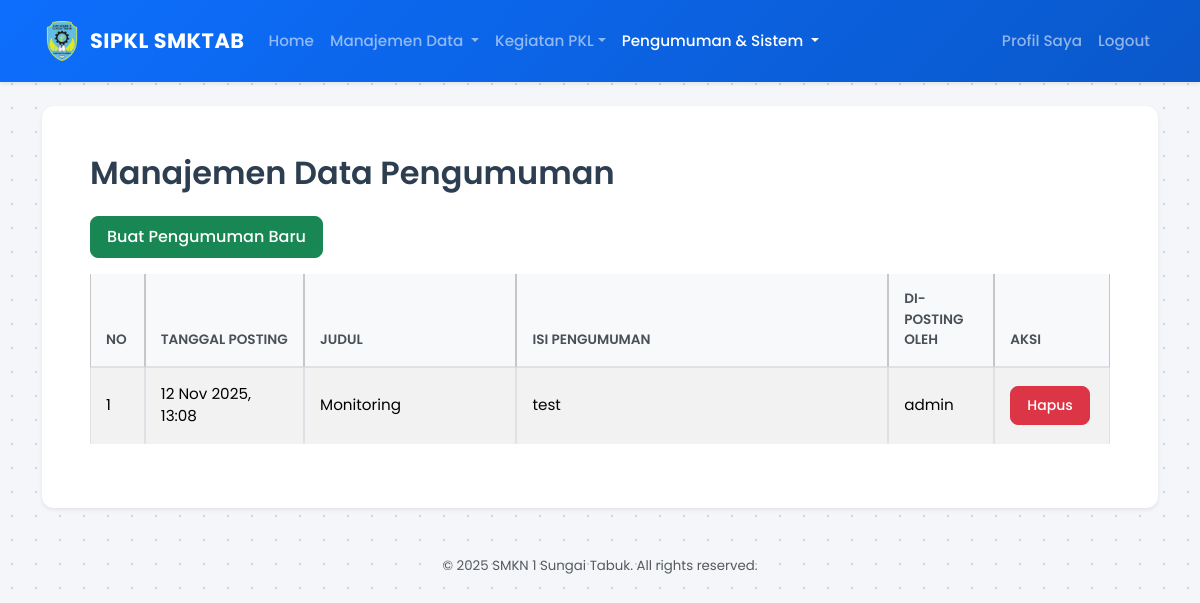
Page /index.php?page=admin/pengumuman_data (signed in) on the committed database.
### tables this page shows
CREATE TABLE `pengumuman` (
  `id_pengumuman` int(11) NOT NULL,
  `judul` varchar(255) NOT NULL,
  `isi` text NOT NULL,
  `id_admin` int(11) DEFAULT NULL,
  `tanggal_post` timestamp NOT NULL DEFAULT current_timestamp()
);

CREATE TABLE `users` (
  `id` int(11) NOT NULL,
  `username` varchar(50) NOT NULL,
  `password` varchar(255) NOT NULL,
  `role` enum('admin','siswa','pembimbing') NOT NULL,
  `id_ref` int(11) DEFAULT NULL
);

### pages/admin/pengumuman_data.php (the view, shortened to what this page needs)
<?php
try {
    $sql = "SELECT pengumuman.*, users.username
            FROM pengumuman
            LEFT JOIN users ON pengumuman.id_admin = users.id
            ORDER BY tanggal_post DESC";
    $stmt = $pdo->query($sql);
    $pengumuman_list = $stmt->fetchAll(PDO::FETCH_ASSOC);
} catch (PDOException $e) {
    echo "<div class='alert alert-danger' role='alert'>Gagal mengambil data pengumuman: " . $e->getMessage() . "</div>";
    $pengumuman_list = [];
}
?>
<h2 class="mb-4">Manajemen Data Pengumuman</h2>
<a href="index.php?page=admin/pengumuman_tambah" class="btn btn-success mb-3">Buat Pengumuman Baru</a>
<div class="table-responsive">
    <table class="table table-striped table-hover table-bordered datatable">
        <thead class="table-light">
            <tr>
                <th>No</th>
                <th>Tanggal Posting</th>
                <th>Judul</th>
                <th>Isi Pengumuman</th>
                <th>Di-posting Oleh</th>
                <th>Aksi</th>
            </tr>
        </thead>
        <tbody>
            <?php $no = 1; ?>
            <?php foreach ($pengumuman_list as $pengumuman): ?>
                <tr>
                    <td width="5%"><?php echo $no++; ?></td>
                    <td width="15%"><?php echo date('d M Y, H:i', strtotime($pengumuman['tanggal_post'])); ?></td>
                    <td width="20%"><?php echo htmlspecialchars($pengumuman['judul']); ?></td>
                    <td width="35%"><?php echo nl2br($pengumuman['isi']); ?></td>
                    <td width="10%">
                        <?php echo htmlspecialchars(isset($pengumuman['username']) ? $pengumuman['username'] : 'N/A'); ?>
                    </td>
                    <td width="10%">
                        <a href="index.php?page=admin/pengumuman_hapus&id=<?php echo $pengumuman['id_pengumuman']; ?>"
                           class="btn btn-sm btn-danger"
                           onclick="return confirm('Yakin ingin menghapus pengumuman ini?')">Hapus</a>
                    </td>
                </tr>
            <?php endforeach; ?>
        </tbody>
    </table>
</div>

### assets/css/style.css (style rules this page uses)
body { font-family: 'Poppins', sans-serif; background-color: #f4f6f9; color: #444; font-size: 0.95rem; }
h1, h2, h3, h4, h5, h6 { font-weight: 600; color: #2c3e50; }
.table { border-collapse: separate; border-spacing: 0; }
.table thead th { background-color: #f8f9fa; border-bottom: 2px solid #dee2e6; color: #495057; font-weight: 600; text-transform: uppercase; font-size: 0.85rem; padding: 15px; }
.table tbody td { padding: 15px; vertical-align: middle; border-bottom: 1px solid #f1f1f1; }
.btn { border-radius: 8px; padding: 8px 16px; font-weight: 500; transition: 0.2s; }
body { background-color: #f5f7fa; background-image: radial-gradient(#cbd5e1 1.5px, transparent 1.5px); background-size: 24px 24px; min-height: 100vh; margin: 0; }

### rows in the picture
pengumuman: tanggal_post "12 Nov 2025, 13:08", judul "Monitoring", isi "test", id_admin.username "admin"
